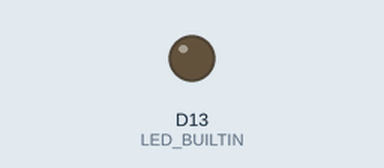
The sketch below on a simulated Seeed XIAO (SAMD21). Shown: output pins drawn as LEDs (lit = HIGH). No radio packets arrive unless stated.

Above: at 0.05 s.
At 2.0 s:
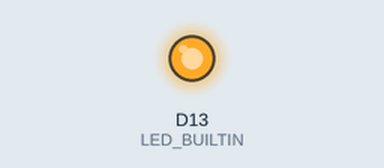
Timing chart, 0 to 5.3 s (numbered marks = the images above):
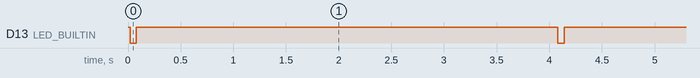

The sketch:

real_send.ino
```cpp
#include <LoRa.h>
//Lora Parameters

#define CS_PIN D3
#define RESET_PIN D2
#define IRQ_PIN D1

#define NETWORK_ID 321
#define DEVICE_ID 3
#define CARRIER_FREQ 915E6

uint16_t M_ID = 0;

void sendMessage(uint16_t N_ID,uint16_t M_ID,uint16_t R_ID,uint16_t S_ID,char msg[])
{
    LoRa.beginPacket();
    for (int i = 1; i >= 0;i--) {
        LoRa.write((N_ID >> (8*i)) & 0xFF);
    }
    for (int i = 1; i >= 0;i--) {
        LoRa.write((M_ID >> (8*i)) & 0xFF);
    }
    for (int i = 1; i >= 0;i--) {
        LoRa.write((R_ID >> (8*i)) & 0xFF);
    }
    for (int i = 1; i >= 0;i--) {
        LoRa.write((S_ID >> (8*i)) & 0xFF);
    }
    for (int i = 0; i < 142;i++) {
        LoRa.write(msg[i]); //need to do randomID
    }
    LoRa.endPacket();
    return;
}
bool setupHMC() {

  LoRa.setPins(D3, D2, D1);
    //set spreading factor?
    if (!LoRa.begin(CARRIER_FREQ)) {             // initialize at 915MHz
        return 0; //if LoRa setup failed
    }
  LoRa.setTxPower(17);

//    Lora.onReceive(receiveMessage); //messageReceive is the callback function when receiving a message
//
//    LoRa.receive(); // turn on receive mode

    return 1;
}

void led(bool p) {
  if (p)
    digitalWrite(LED_BUILTIN,LOW);
  else
    digitalWrite(LED_BUILTIN,HIGH);
}


void setup() {
  // put your setup code here, to run once:
  pinMode(LED_BUILTIN,OUTPUT);
  led(0);
  if(!setupHMC()) {
    led(1);
    while(1);
  }
}


void loop() {
  // put your main code here, to run repeatedly:
  led(1);
  uint16_t N_ID = NETWORK_ID;
  uint16_t R_ID = 4;
  uint16_t S_ID = DEVICE_ID;
  char msg[142] = "yabba dabba doo";
  sendMessage(N_ID,M_ID++,R_ID,S_ID,msg);
  led(0);
  delay(4000);
}
```

Measured:
- by itself, D13 (LED_BUILTIN): alternates HIGH for 4.0 s and LOW for 0.06 s
